Frame 1 (no input): blank canvas, image omitted
Frame 60 (no input): blank canvas, image omitted
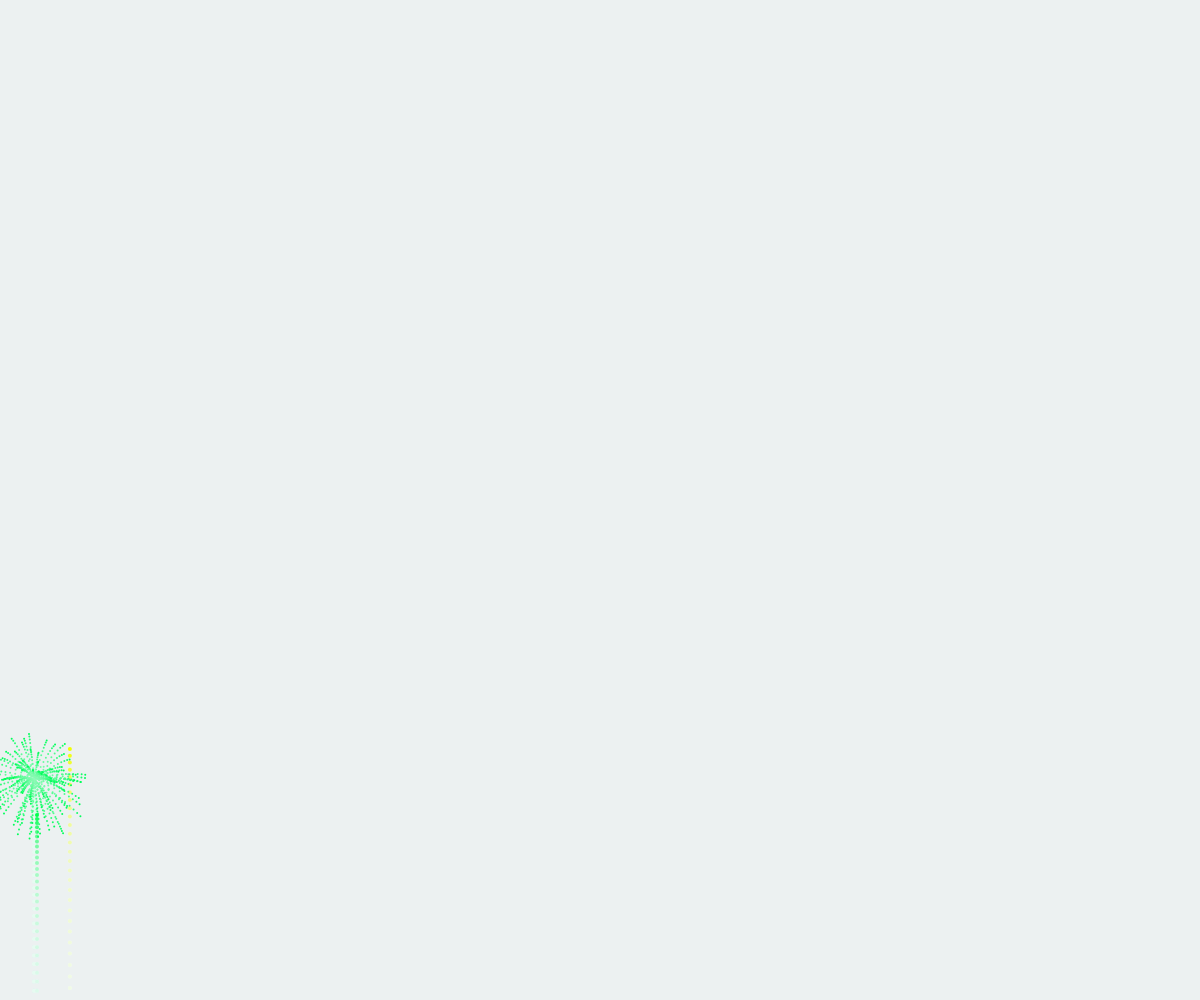
Frame 120 (the mouse pressed at the canvas centre since frame 60)

The p5.js sketch whose frames 1 and 60 were blank and that drew this single picture after the mouse press (run headless with seeded random() and noise() and a simulated clock; from frame 60 on, the mouse is pressed at the canvas centre):

// p5.js sketch
// ── sketch.js
// create a firework, and gravity variable
var fireworks = [];
var gravity;

function setup() {
  createCanvas(window.innerWidth, window.innerHeight);
  gravity = createVector(0, 0.2);
  stroke(255);
  strokeWeight(4);
  background(236, 240, 241);
}

function draw() {
  colorMode(RGB);
  background(236, 240, 241, 25);
  
  if(random(1) < 0.03) {
     // add a firework object 
     fireworks.push(new Firework());
  }
 
  // look at all the fireworks 
  for(var i=fireworks.length-1; i >= 0; i--) {
    fireworks[i].update();
    fireworks[i].show();
    
    if(fireworks[i].done()) {
       // if the particle fades out, remove it from the array
         fireworks.splice(i,1);
    }
  }
}
// ── firework.js
// firework constructor function 
function Firework() {
  this.hu = random(255); // each firework has it's  own color
  this.firework = new Particle(random(width), height, this.hu, true);
  this.exploded = false;
  this.particles = []; // to keep track of the particles of the exploding firework
  
  
  // check if the firework finished
  this.done = function() {
    if(this.exploded && this.particles.length === 0) {
      return true;
    } else {
      return false;
    }
  }
  
  this.update = function() {
    
    // if the firework exists apply force and update it
    if(!this.exploded) {
       // updatet the particle variables
      this.firework.applyForce(gravity);
      this.firework.update();
      
      // explod particles
      if(this.firework.vel.y >= 0) {
        this.exploded = true;
        this.explode();
      }
    }
    
    // apply force firework particles
     for(var i=this.particles.length-1; i >= 0; i--) {
       this.particles[i].applyForce(gravity);
       this.particles[i].update();
       if(this.particles[i].done()) {
         // if the particle fades out, remove it from the array
         this.particles.splice(i,1);
       }
     }
   
  };
  
  // explode function 
   this.explode = function() {
     // have a 100 new particles
     for(var i=0; i<100; i++) {
       var p = new Particle(this.firework.pos.x, this.firework.pos.y, this.hu, false);
       this.particles.push(p);
     }
   }
  
  this.show =function() {
    // show particle if only it exists
     if(!this.exploded) {
        // show the particle
        this.firework.show();
     }
     
     // display firework particles
     for(var i=0; i < this.particles.length; i++) {
       this.particles[i].show();
     }
  };
}
// ── particle.js
function Particle(x, y, hu, firework) {
    
  // create a position for the particle
  this.pos = createVector(x,y);
  // keep track of firework
  this.firework = firework;
  // a variable to make the particle fade out when exploded
  this.lifespan = 255;
  // get the color of the firework
  this.hu = hu;
  
  // if it's a shooting fore work, have the velocity be this way else make it the exploder velocity
  if(this.firework) {
    // give it a velocity 
    this.vel = createVector(0,random(-15,-8));
  } else {
     // give it a velocity 
     this.vel = p5.Vector.random2D();
     this.vel.mult(random(2,10));
  }
  
  // give it an acceleration
  this.acc = createVector(0,0);
  
  // getting acceleration 
  this.applyForce = function(force){
    this.acc.add(force);
  }
  
  // an update function 
  this.update = function() {
    if(!this.firework) {
      this.vel.mult(0.9);
      this.lifespan -= 4;
    }
    // this function takes the velocity and adds it to the position
    // it also takes the acceleration and adds it to the velocity 
    this.vel.add(this.acc);
    this.pos.add(this.vel);
    
    // reset the acceleration
    this.acc.mult(0);
  };
  
  // function to check if the particle fadded out 
  this.done = function() {
    if(this.lifespan < 0) {
      return true;
    } else {
      return false;
    }
  }
  
  // show the particle 
  this.show = function() {
    colorMode(HSB);
    if(!this.firework) {
      strokeWeight(2);
      stroke(this.hu, 255, 255, this.lifespan);
    } else {
      strokeWeight(4);
      stroke(this.hu, 255, 255);
    }
    
    point(this.pos.x, this.pos.y);
  }
}
// ── style.css

body {
  padding: 0; 
  margin: 0;
  font-size: 10px;
}
  
canvas {
  vertical-align: top;
  
} 

h1 {
  position: absolute;
  top: 10rem;
  left: 10rem;
  color: rgba(52, 73, 94, .8);
  font-family: 'Quicksand', sans-serif;
  font-size: 900%;
  
}

h1.year {
  top: 17rem;
  color: rgb(236, 240, 241);
  background: rgba(52, 73, 94, .8);
  padding-left: 2rem;
  padding-right: 2rem;
}
